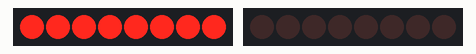
A sketch run on a simulated Arduino Uno, built with avr-gcc and run on an emulated ATmega328P. Shown: 2 × 8 shift-register outputs drawn as a row of LEDs (first output left, lit = HIGH). Wiring (inferred from the names in the program): 2 × shift register (74HC595): data pin 3, shift clock pin 10, MR pin 13 / data pin 6, shift clock pin 12. Wiring (inferred from the signals the program sends): 2 × row of LEDs: on Q0, Q1, Q2, Q3, Q4, Q5, Q6, Q7 / on Q0, Q1, Q2, Q3, Q4, Q5, Q6, Q7. What the sketch prints to the serial monitor is not drawn.

Above: at 0.2 s.
At 6.26 s:
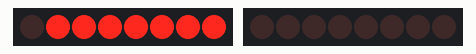
Timing chart, 0 to 6.6 s (numbered marks = the images above):
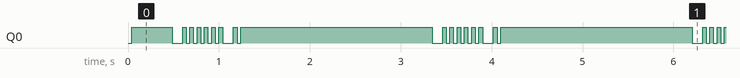

The sketch:

sketch_oct15b.ino
```cpp
int _clock = 10;
int  _data = 11;
int  _latch = 12;
int  _clear = 13;

unsigned int dataPins[] = {2, 3, 4, 5, 6, 7, 8, 9};
String displayText = "123746345";


void setup() {

  Serial.begin(9600);
  pinMode(_clock, OUTPUT);
  pinMode(_data, OUTPUT);
  pinMode(_latch, OUTPUT);
  pinMode(_clear, OUTPUT);
  digitalWrite(_clock, LOW);
  digitalWrite(_data, LOW);
  digitalWrite(_latch, LOW);
  digitalWrite(_clear, LOW);

  for (int i = 0; i < 8; i++) {
    pinMode(dataPins[i], OUTPUT);
    digitalWrite(dataPins[i], HIGH);
  }


}
boolean change = true;

void loop() {
  //Clear output of serial data:
  if (Serial.available()) {
    char character = Serial.read();
    if (character == ' ')
      change = !change;
    else if (character != '\n'){
      if(change)
      displayText.setCharAt(0, character);
      else
      displayText.setCharAt(1, character);

    }
    else
    true;


    }
  Serial.println(displayText);
  resetShiftRegister();
  digitalWrite(_data, HIGH);
  shiftClock();

  digitalWrite(_data, LOW);

  for (int i = 0; i < displayText.length(); i++) {
    getData('a');
    shiftLatch();
    getData(displayText.charAt(i) - '0');

    shiftClock();

  }
  //shiftLatch();
}

void shiftClock() {
  digitalWrite(_clock, HIGH);
  digitalWrite(_clock, LOW);

}

void shiftLatch() {
  digitalWrite(_latch, HIGH);
  delayMicroseconds(200);
  digitalWrite(_latch, LOW);
  delayMicroseconds(200);
}

void resetShiftRegister() {
  digitalWrite(_clear, LOW);
  digitalWrite(_clear, HIGH);

}

void getData(int index) {
  String val = "00000000";
  switch (index) {
    case 0:
      val = "001111111";
      break;

    case 1:
      val = "00000011";
      break;

    case 2:
      val = "01101101";
      break;

    case 3:
      val = "01100111";
      break;

    case 4:
      val = "01010011";
      break;

    case 5:
      val = "01110110";
      break;

    case 6:
      val = "01111110";
      break;
    case 7:
      val = "00100011";
      break;
    case 8:
      val = "01111111";
      break;
    case 9:
      val = "01110111";
      break;
    default:
      val = "00000000";
      break;

  }


  for (int i = 0; i < val.length(); i++) {
    if (val.charAt(i) == '0')
      digitalWrite(dataPins[i], LOW);
    else
      digitalWrite(dataPins[i], HIGH);
  }


}
```

Measured:
- by itself, Q0: repeats every 2.9 s: LOW 0.11 s, 5 × (HIGH 0.04 s, LOW 0.04 s), HIGH 0.04 s, LOW 0.12 s, HIGH 0.04 s, LOW 0.04 s, HIGH 2.1 s
